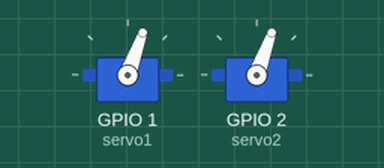
Simulated run of this sketch. Board: ESP32. Shown: 2 × servo.

Above: at 1.05 s.
At 5.0 s:
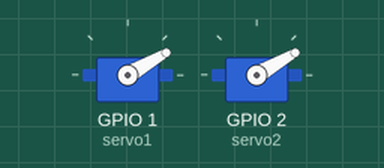
Timing chart, 0 to 6.2 s (numbered marks = the images above):
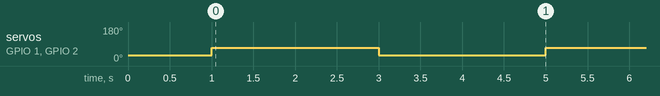

Measured:
- by itself, servo on GPIO 1 (servo1), servo on GPIO 2 (servo2): alternates 70° for 2.0 s and 30° for 2.0 s

The sketch:

Servo_Motor_Demo.ino
```cpp
#include <ESP32Servo.h>

Servo servo1, servo2;

void setup() {
  // put your setup code here, to run once:
  servo1.attach(1);
  servo2.attach(2);

  servo1.write(30);
  servo2.write(30);
  delay(1000);
  Serial.begin(11520);
  Serial.setTimeout(10);
}

void move_motors(int angle){
    servo1.write(angle);
    servo2.write(angle);
    delay(2000);
}

void loop() {
  // put your main code here, to run repeatedly:
  move_motors(70);
  move_motors(30);
// }
}
```
